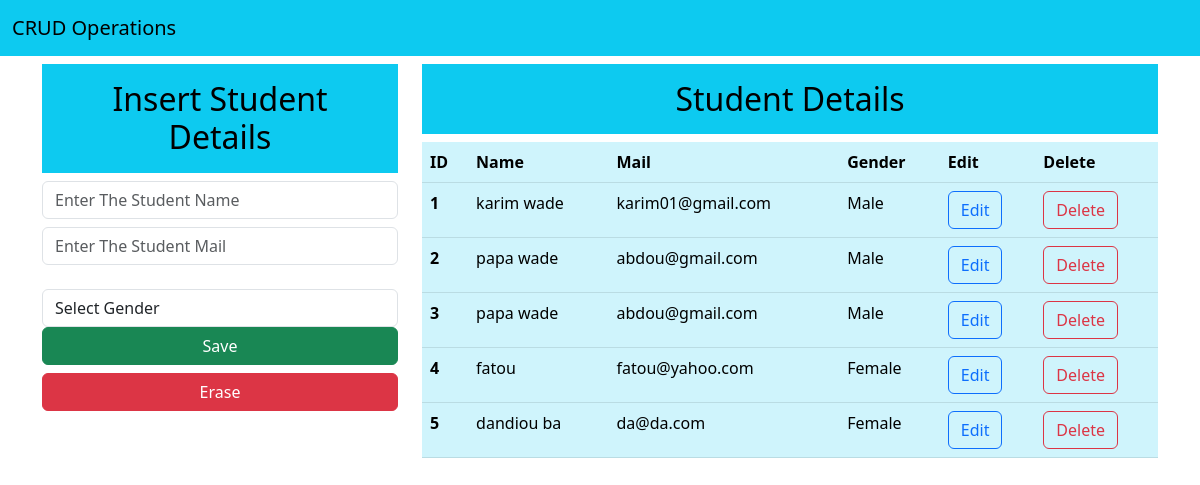
The app's page /, older data.
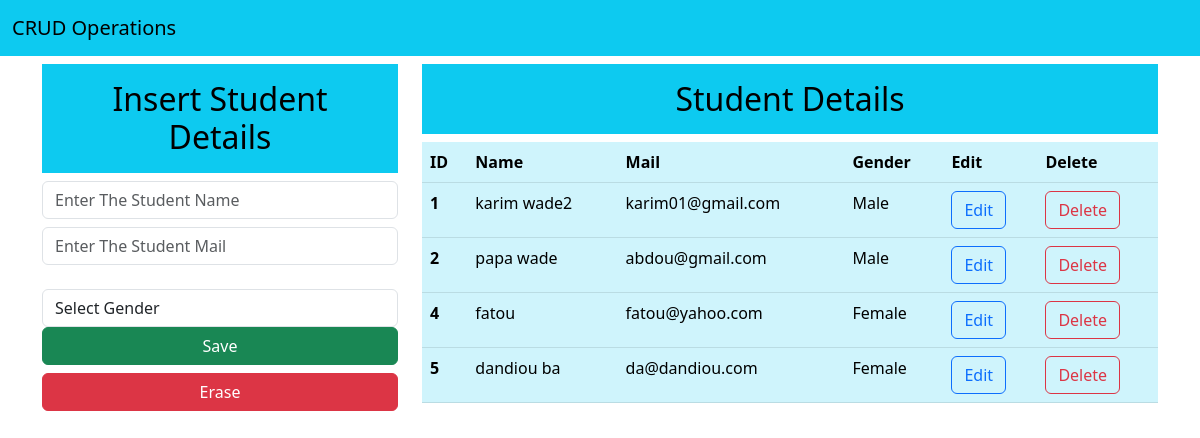
The same page, newer data.
### app/models.py (models this page shows, shortened)
class Student(models.Model):
    name=models.CharField(max_length=25,blank=False,null=False)
    mail=models.EmailField()
    gender=models.CharField(max_length=25,blank=False,null=False)

### app/views.py (the view)
# urls.py: path('',views.index,name="index"),
def index(request):
    data=Student.objects.all()
    context={"data":data}
    return render(request,"index.html",context)

### templates/index.html (shortened to what this page needs)
<!doctype html>
<html lang="en">
  <head>
    <link href="https://cdn.jsdelivr.net/npm/bootstrap@5.3.0/dist/css/bootstrap.min.css" rel="stylesheet">
  </head>
  <body>
        <nav class="navbar navbar-expand-lg navbar-light bg-info">
          <div class="container-fluid">
            <a class="navbar-brand" href="#">CRUD Operations</a>
          </div>
        </nav>
    <div class="container mt-2">
        <div class="row">
            <div class="col-md-4">
                <h2 class="text-black bg-info text-center p-3">Insert Student Details</h2>
                <form action="/insert" method="post">{% csrf_token %}
                    <div class="form-group">
                        <input type="text" class="form-control" placeholder="Enter The Student Name" name="name" required>
                    </div>
                    <div class="form-group">
                        <input type="email" class="form-control mt-2" placeholder="Enter The Student Mail" name="mail" required>
                    </div>
                    <div class="form-group">
                        <select name="gender" id="gender" class="form-control" required>
                            <option selected>Select Gender</option>
                        </select>
                    </div>
                    <div class="d-grid gap-2">
                        <button class="btn btn-success" type="submit">Save</button>
                        <button class="btn btn-danger" type="reset">Erase</button>
                      </div>
                </form>
            </div>
        <div class="col-md-8">
          <h2 class="text-center bg-info text-black p-3">Student Details</h2>
          <table class="table table-info">
            <thead>
              <tr>
                <th scope="col">ID</th>
                <th scope="col">Name</th>
                <th scope="col">Mail</th>
                <th scope="col">Gender</th>
                <th scope="col">Edit</th>
                <th scope="col">Delete</th>
              </tr>
            </thead>
            <tbody>
              {% for d in data %}
                <tr>
                  <th scope="row">{{d.id}}</th>
                  <td>{{d.name}}</td>
                  <td>{{d.mail}}</td>
                  <td>{{d.gender}}</td>
                  <td><a href="/update/{{d.id}}" type="button" class="btn btn-outline-primary">Edit</button></td>
                  <td><a href="/delete/{{d.id}}" type="button" class="btn btn-outline-danger">Delete</button></td>
                </tr>
              {% endfor %}
            </tbody>
          </table>
        </div>
        </div>
    </div>
  </body>
</html>

Row changes from the older to the newer data that the page shows:
removed Student: id "3", name "papa wade", mail "abdou@gmail.com", gender "Male"
changed Student "karim01@gmail.com": name "karim wade" → "karim wade2"
changed Student "dandiou ba": mail "da@da.com" → "da@dandiou.com"
